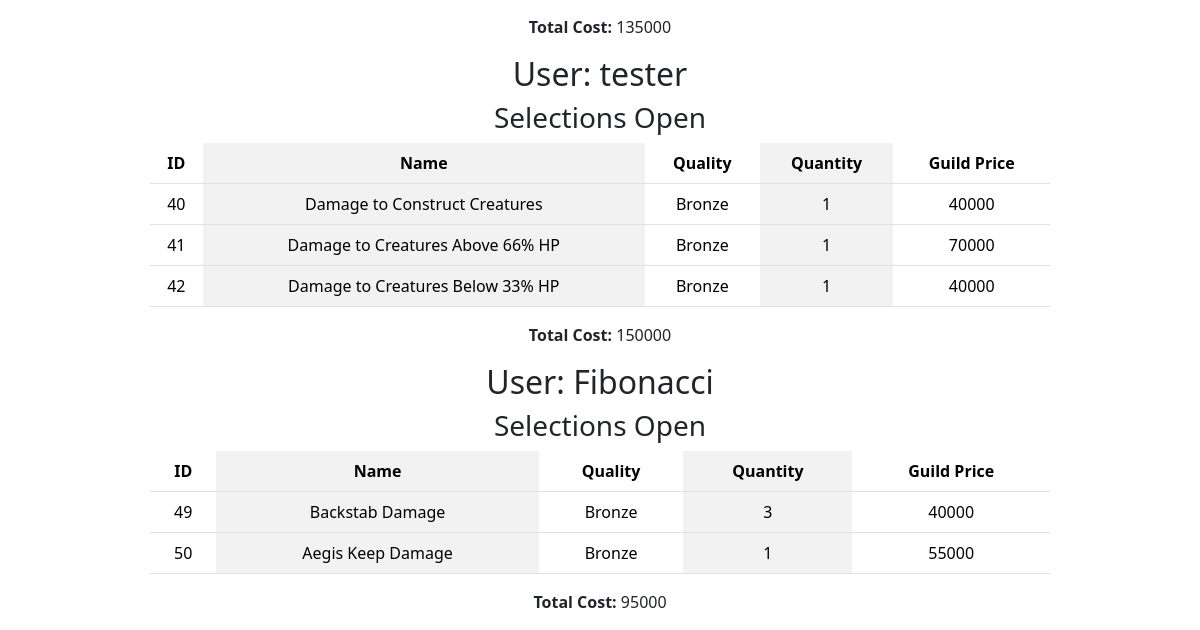
The page /a_selections (signed in, lower part) on the database as committed earlier.
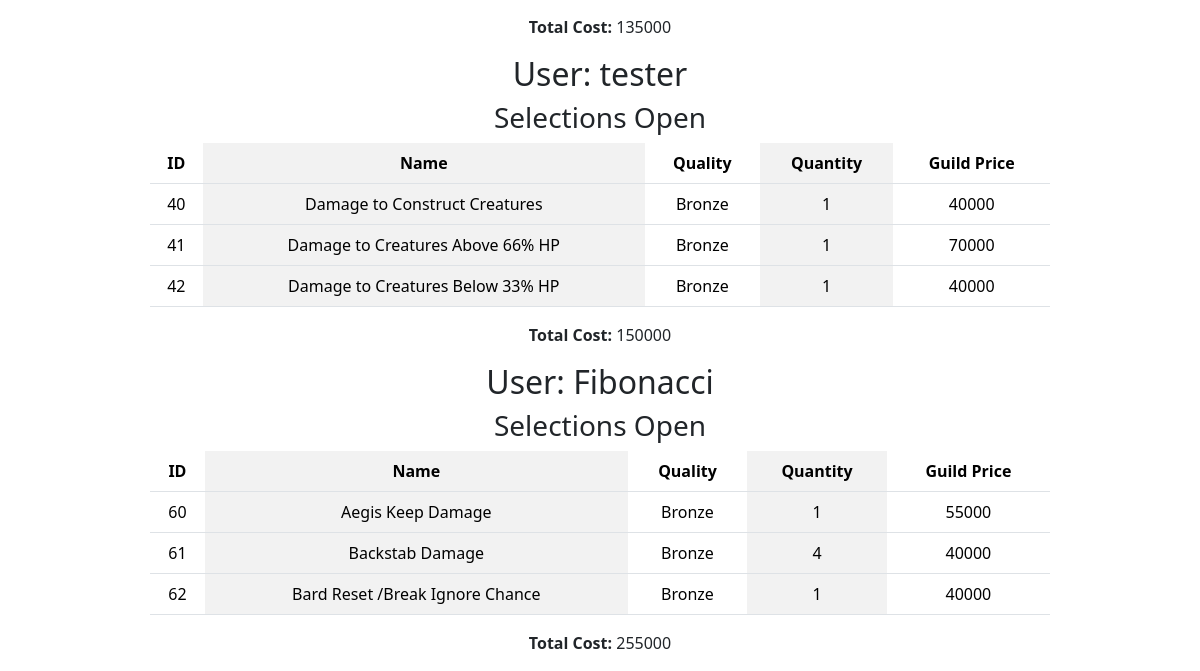
The same page on the database as committed later.
### tables this page shows
CREATE TABLE users (
    id INTEGER PRIMARY KEY AUTOINCREMENT,
    username TEXT NOT NULL,
    password TEXT NOT NULL,
    is_admin INTEGER NOT NULL DEFAULT 0
, sel_lock BOOLEAN DEFAULT (0) NOT NULL, display_name TEXT);

CREATE TABLE selections (
	id INTEGER NOT NULL PRIMARY KEY AUTOINCREMENT,
	mclink_id INTEGER NOT NULL,
	s_quantity INTEGER NOT NULL
, user_id INTEGER NOT NULL, links_total INTEGER NOT NULL);

CREATE TABLE "mclinks" (
    id INTEGER PRIMARY KEY AUTOINCREMENT NOT NULL,
    name TEXT NOT NULL,
    quality TEXT NOT NULL,
    quantity INTEGER NOT NULL,
    market_price INTEGER NOT NULL,
    guild_price INTEGER NOT NULL
);

### app.py (the view)
@app.route('/a_selections', methods=['POST', 'GET'])
def a_selections():
    if g.selection_toggle == 1:
        s_toggle = 'ON'
    else:
        s_toggle = 'OFF'
    selection_data = select_selections()
    conn, cursor = connect_to_database('uonew.db')
    cursor.execute(
        "SELECT DISTINCT selections.user_id, users.id, users.display_name, users.sel_lock FROM selections INNER JOIN users ON selections.user_id = users.id;")
    unique_names = cursor.fetchall()
    totals = {}
    for names in unique_names:
        user_id = names['id']
        cursor.execute("SELECT SUM(links_total) FROM selections WHERE user_id=?", (user_id,))
        total_price = cursor.fetchone()[0]
        totals[user_id] = total_price
    cursor.execute("SELECT DISTINCT name FROM mclinks;")
    unique_links = cursor.fetchall()
    conn.commit()
    conn.close()
    return render_template('a_selections.html', s_toggle=s_toggle, selection_data=selection_data,
                           unique_names=unique_names, totals=totals, unique_links=unique_links)

### app.py (called while the page is built)
@app.before_request
def authentication():
    if 'id' in session:
        user_data = get_user_data()
        selection_toggle = check_selection_toggle()
        g.is_admin = user_data['is_admin']
        g.sel_lock = user_data['sel_lock']
        g.display_name = user_data['display_name']
        g.selection_toggle = selection_toggle['selections_toggle']

### helpers.py (called while the page is built)
def connect_to_database(database_name):
    conn = sqlite3.connect(database_name)
    conn.row_factory = sqlite3.Row
    cursor = conn.cursor()
    return conn, cursor

### selections.py (called while the page is built)
def select_selections(user_id=None):
    conn, cursor = connect_to_database('uonew.db')
    if user_id:
        cursor.execute("SELECT * FROM selections INNER JOIN mclinks ON selections.mclink_id = mclinks.id WHERE selections.user_id = ?", (user_id,))
    else:
        cursor.execute("SELECT * FROM selections INNER JOIN mclinks ON selections.mclink_id = mclinks.id")
    selections_data = cursor.fetchall()
    conn.close()
    return selections_data

def check_selection_toggle():
    conn, cursor = connect_to_database('uonew.db')
    cursor.execute("SELECT selections_toggle FROM global")
    selection_toggle = cursor.fetchone()
    conn.close()
    return selection_toggle

### users.py (called while the page is built)
def get_user_data():
    conn, cursor = connect_to_database('uonew.db')
    user_id = session.get('id')
    cursor.execute("SELECT * FROM users WHERE id = ?", (user_id,))
    user_data = cursor.fetchone()
    conn.close()
    return user_data

### templates/a_selections.html (shortened to what this page needs)
{% extends "index.html" %}
{% block content %}
<br>
<br>
<br>
<div class="a_mclinks_table">
    {% for user_info in unique_names %}
        <h2>User: {{ user_info['display_name'] }}
            <h3>
            {% if user_info['sel_lock'] == 1 %}
            Selections Locked
            {% else %}
            Selections Open
            {% endif %}
        <table class="table table-striped-columns table-hover">
            <thead>
                <tr>
                    <th>ID</th>
                    <th>Name</th>
                    <th>Quality</th>
                    <th>Quantity</th>
                    <th>Guild Price</th>
                </tr>
            </thead>
            <tbody>
                {% set total_cost = totals[user_info['id']] %}
                {% for selection in selection_data %}
                    {% if selection['user_id'] == user_info['id'] %}
                        <tr>
                            <td><input type="hidden" name="selection_id" value="{{ selection['id'] }}">{{ selection['id'] }}</td>
                            <td><input type="hidden" name="name" value="{{ selection['name'] }}">{{ selection['name'] }}</td>
                            <td>{{ selection['quality'] }}</td>
                            <td>{{ selection['s_quantity'] }}</td>
                            <td>{{ selection['guild_price'] }}</td>
                    {% endif %}
                {% endfor %}
            </tbody>
        </table>
        <p><input type="hidden" name="total"><b>Total Cost:</b> {{ total_cost }}</p>
    {% endfor %}
</div>
{% endblock %}

### templates/index.html (shortened to what this page needs)
<!DOCTYPE html>
<html lang="en">
<head>
    <link href="https://cdn.jsdelivr.net/npm/bootstrap@5.3.2/dist/css/bootstrap.min.css" rel="stylesheet">
    <link rel="stylesheet" type="text/css" href="{{ url_for('static', filename='style.css') }}">
</head>
<body>
    <main>
        {% block content %}{% endblock %}
    </main>
</body>
</html>

### static/style.css (style rules this page uses)
.a_mclinks_table { margin: auto; width: 75%; text-align: center; }

Rows that differ between the two databases and show on the page:
removed selections: id "49", name "Backstab Damage", quality "Bronze", s_quantity "3", guild_price "40000", shown under users "Fibonacci"
removed selections: id "50", name "Aegis Keep Damage", quality "Bronze", s_quantity "1", guild_price "55000", shown under users "Fibonacci"
computed for users "Fibonacci": total_cost "95000" → "255000"
added selections: id "60", name "Aegis Keep Damage", quality "Bronze", s_quantity "1", guild_price "55000", shown under users "Fibonacci"
added selections: id "61", name "Backstab Damage", quality "Bronze", s_quantity "4", guild_price "40000", shown under users "Fibonacci"
added selections: id "62", name "Bard Reset /Break Ignore Chance", quality "Bronze", s_quantity "1", guild_price "40000", shown under users "Fibonacci"
